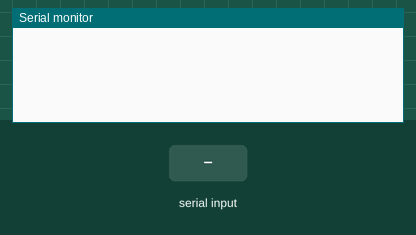
Recording of a sketch running on a simulated Arduino Uno, built with avr-gcc and run on an emulated ATmega328P. On the bench: the last lines printed to the serial monitor. The test bench sets the inputs (shaded band).

Above: at 1.2 s.
1.3 s: "90,45\n" received over Serial
At 2.0 s:
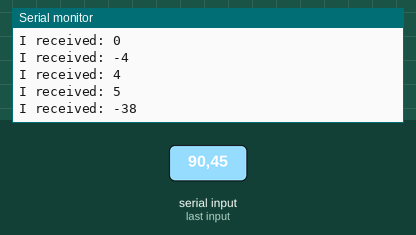
2.8 s: "30,150\n" received over Serial
At 3.7 s:
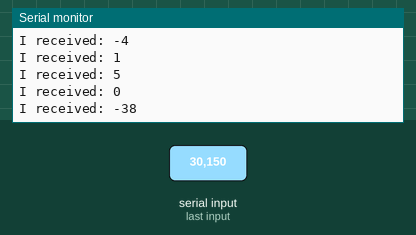
Timing chart, 0 to 5.8 s (numbered marks = the images above; inputs shaded):
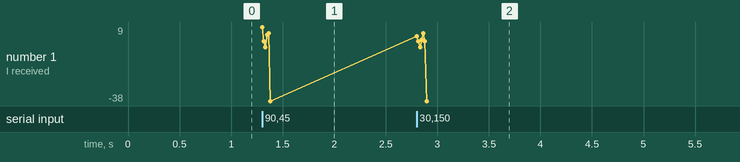

Measured:
- after the input at 1.3 s, the serial monitor: prints a new line at once (image 1)
- after the input at 2.8 s, the serial monitor: prints a new line at once (image 2)

The sketch:

sketch_mar03a.ino
```cpp
int incomingByte = 0; // for incoming serial data

void setup() {
  Serial.begin(9600); // opens serial port, sets data rate to 9600 bps
}

void loop() {
  // send data only when you receive data:
  if (Serial.available() > 0) {
    // read the incoming byte:
    incomingByte = Serial.read()- '0';

    // say what you got:
    Serial.print("I received: ");
    Serial.println(incomingByte, DEC);
  }
}
```
